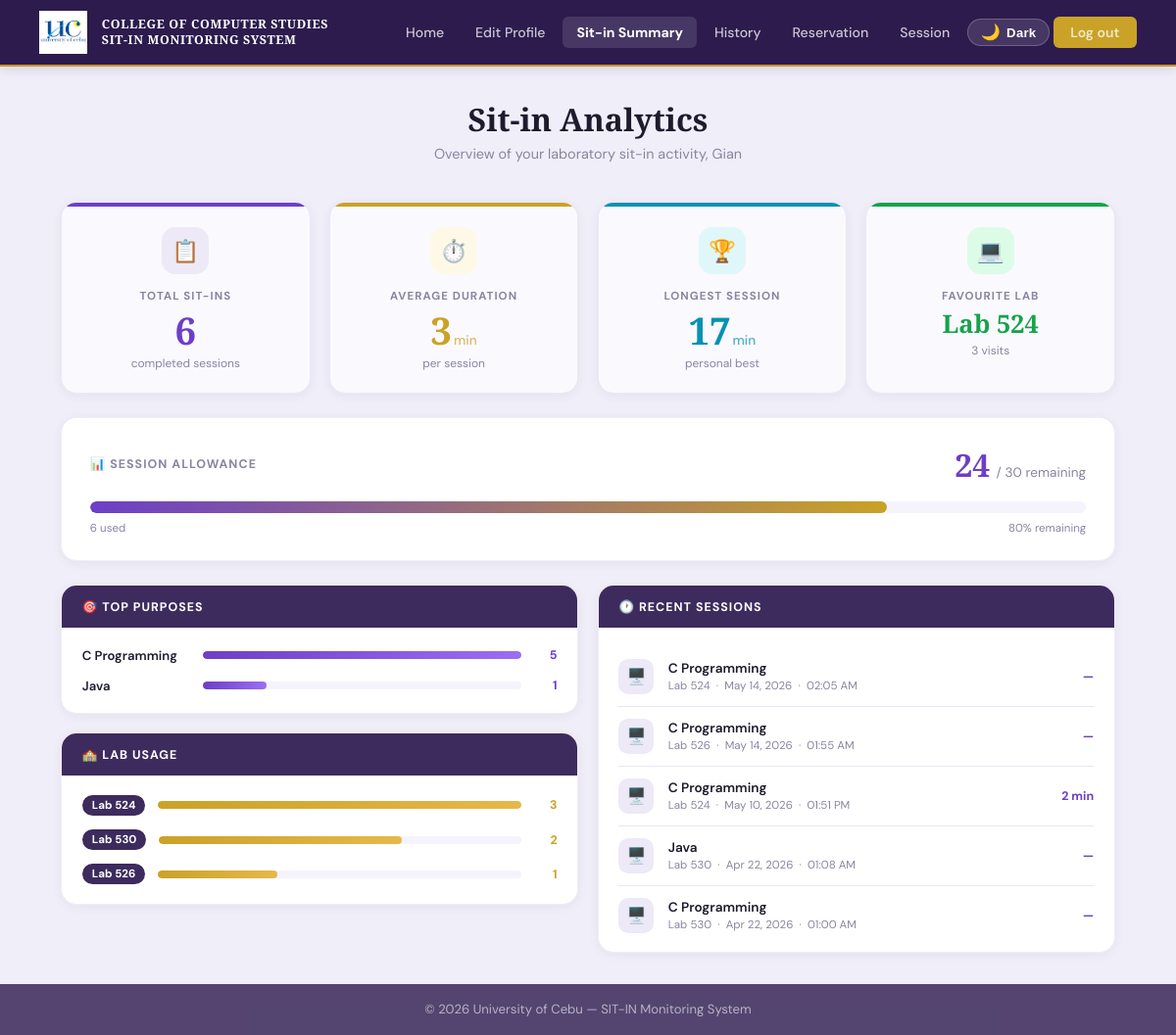
/sysarch/sit_in_summary.php (signed in), run on the app's committed database.
### tables this page shows
CREATE TABLE `users` (
  `id` int(11) NOT NULL,
  `id_number` varchar(50) NOT NULL,
  `last_name` varchar(100) NOT NULL,
  `first_name` varchar(100) NOT NULL,
  `middle_name` varchar(100) DEFAULT NULL,
  `course` varchar(50) NOT NULL,
  `course_level` int(2) NOT NULL,
  `email` varchar(150) NOT NULL,
  `address` text NOT NULL,
  `password` varchar(255) NOT NULL,
  `created_at` timestamp NOT NULL DEFAULT current_timestamp(),
  `profile_picture` varchar(255) DEFAULT 'Studentlogo.png',
  `remaining_sessions` int(11) NOT NULL DEFAULT 30,
  `points` int(11) DEFAULT 0
);

CREATE TABLE `sit_in_records` (
  `id` int(11) NOT NULL,
  `id_number` varchar(50) NOT NULL,
  `user_id` int(11) DEFAULT NULL,
  `purpose` varchar(100) DEFAULT NULL,
  `lab_number` varchar(10) DEFAULT NULL,
  `pc_number` int(11) DEFAULT NULL,
  `login_time` timestamp NOT NULL DEFAULT current_timestamp(),
  `reserved_at` timestamp NOT NULL DEFAULT current_timestamp(),
  `logout_time` timestamp NULL DEFAULT NULL,
  `status` enum('active','completed') DEFAULT 'active',
  `reward_points` int(11) DEFAULT 0
);

### sysarch/sit_in_summary.php (the view, shortened to what this page needs)
<?php
require 'db_connect.php';
$stmt = $pdo->prepare("SELECT * FROM users WHERE id = ?");
$stmt->execute([$_SESSION['user_id']]);
$user = $stmt->fetch();
$stmt = $pdo->prepare("
    SELECT
        COUNT(*) as total_sessions,
        SUM(TIMESTAMPDIFF(MINUTE, login_time, logout_time)) as total_minutes,
        MAX(TIMESTAMPDIFF(MINUTE, login_time, logout_time)) as longest_minutes
    FROM sit_in_records
    WHERE id_number = ? AND status = 'completed'
");
$stmt->execute([$user['id_number']]);
$stats = $stmt->fetch();
$total_sit_in    = (int)($stats['total_sessions'] ?? 0);
$longest_session = (int)($stats['longest_minutes'] ?? 0);
$total_minutes   = (int)($stats['total_minutes'] ?? 0);
$avg_duration    = $total_sit_in > 0 ? round($total_minutes / $total_sit_in) : 0;
$remaining       = (int)($user['remaining_sessions'] ?? 30);
$max_sessions    = 30;
$used_sessions   = max(0, $max_sessions - $remaining);
$session_pct     = round(($remaining / $max_sessions) * 100);
$stmt = $pdo->prepare("
    SELECT lab_number, COUNT(*) as cnt
    FROM sit_in_records WHERE id_number = ? AND status = 'completed'
    GROUP BY lab_number ORDER BY cnt DESC LIMIT 1
");
$stmt->execute([$user['id_number']]);
$top_lab = $stmt->fetch();
$stmt = $pdo->prepare("
    SELECT purpose, COUNT(*) as cnt
    FROM sit_in_records WHERE id_number = ? AND status = 'completed'
    GROUP BY purpose ORDER BY cnt DESC LIMIT 1
");
$stmt->execute([$user['id_number']]);
$stmt = $pdo->prepare("
    SELECT purpose, COUNT(*) as cnt
    FROM sit_in_records WHERE id_number = ? AND status = 'completed'
    GROUP BY purpose ORDER BY cnt DESC LIMIT 5
");
$stmt->execute([$user['id_number']]);
$purposes = $stmt->fetchAll();
$stmt = $pdo->prepare("
    SELECT purpose, lab_number, login_time, logout_time,
           TIMESTAMPDIFF(MINUTE, login_time, logout_time) as duration
    FROM sit_in_records
    WHERE id_number = ? AND status = 'completed'
    ORDER BY login_time DESC LIMIT 5
");
$stmt->execute([$user['id_number']]);
$recent = $stmt->fetchAll();
$stmt = $pdo->prepare("
    SELECT lab_number, COUNT(*) as cnt
    FROM sit_in_records WHERE id_number = ? AND status = 'completed'
    GROUP BY lab_number ORDER BY cnt DESC
");
$stmt->execute([$user['id_number']]);
$labs = $stmt->fetchAll();
$max_lab_cnt = !empty($labs) ? $labs[0]['cnt'] : 1;
?>
<!DOCTYPE html>
<html lang="en">
<head>
    <link rel="stylesheet" href="dashboard.css">
    <?php require_once 'theme.php'; echo theme_styles(); ?>
</head>
<body>
<nav>
    <a href="dashboard.php" class="nav-brand">
        <img src="UClogo.png" alt="UC Logo">
        <span class="nav-title">College of Computer Studies<br>SIT-IN Monitoring System</span>
    </a>
    <ul class="nav-links">
        <li><a href="dashboard.php">Home</a></li>
        <li><a href="edit_profile.php">Edit Profile</a></li>
        <li><a href="sit_in_summary.php" class="active">Sit-in Summary</a></li>
        <li><a href="history.php">History</a></li>
        <li><a href="user_reservation.php">Reservation</a></li>
        <li><a href="sessions.php">Session</a></li>
        <?php if (function_exists('theme_toggle_button')) echo theme_toggle_button(); ?>
        <li><a href="logout.php" class="btn-nav">Log out</a></li>
    </ul>
</nav>
<div class="summary-wrapper">
    <div class="page-heading">
        <h1>Sit-in Analytics</h1>
        <p>Overview of your laboratory sit-in activity, <?= htmlspecialchars($user['first_name']) ?></p>
    </div>
    <div class="stats-row">
        <div class="stat-card card-purple">
            <div class="stat-icon">📋</div>
            <span class="stat-label">Total Sit-ins</span>
            <div class="stat-value"><?= $total_sit_in ?></div>
            <div class="stat-sub">completed sessions</div>
        </div>
        <div class="stat-card card-gold">
            <div class="stat-icon">⏱️</div>
            <span class="stat-label">Average Duration</span>
            <div class="stat-value"><?= $avg_duration ?><span class="stat-unit">min</span></div>
            <div class="stat-sub">per session</div>
        </div>
        <div class="stat-card card-teal">
            <div class="stat-icon">🏆</div>
            <span class="stat-label">Longest Session</span>
            <div class="stat-value"><?= $longest_session ?><span class="stat-unit">min</span></div>
            <div class="stat-sub">personal best</div>
        </div>
        <div class="stat-card card-green">
            <div class="stat-icon">💻</div>
            <span class="stat-label">Favourite Lab</span>
            <div class="stat-value" style="font-size:1.6rem;">
                <?= $top_lab ? 'Lab '.$top_lab['lab_number'] : '—' ?>
            </div>
            <div class="stat-sub">
                <?= $top_lab ? $top_lab['cnt'].' visits' : 'no data yet' ?>
            </div>
        </div>
    </div>
    <div class="session-card">
        <div class="session-card-top">
            <span class="session-card-title">📊 Session Allowance</span>
            <div class="session-nums">
                <span class="session-remaining"><?= $remaining ?></span>
                <span class="session-total">/ <?= $max_sessions ?> remaining</span>
            </div>
        </div>
        <div class="progress-bar-wrap">
            <div class="progress-bar-fill" style="width: <?= $session_pct ?>%"></div>
        </div>
        <div class="progress-labels">
            <span><?= $used_sessions ?> used</span>
            <span><?= $session_pct ?>% remaining</span>
        </div>
    </div>
    <div class="bottom-row">
        <div style="display:flex; flex-direction:column; gap:1.2rem;">
            <div class="summary-panel">
                <div class="summary-panel-header">
                    🎯 Top Purposes
                </div>
                <div class="summary-panel-body">
                    <?php if (!empty($purposes)):
                        $max_p = $purposes[0]['cnt'];
                        foreach ($purposes as $p):
                            $pct = $max_p > 0 ? round(($p['cnt'] / $max_p) * 100) : 0;
                    ?>
                    <div class="purpose-row">
                        <span class="purpose-name"><?= htmlspecialchars($p['purpose']) ?></span>
                        <div class="purpose-bar-wrap">
                            <div class="purpose-bar-fill" style="width:<?= $pct ?>%"></div>
                        </div>
                        <span class="purpose-count"><?= $p['cnt'] ?></span>
                    </div>
                    <?php endforeach; endif; ?>
                </div>
            </div>
            <div class="summary-panel">
                <div class="summary-panel-header">
                    🏫 Lab Usage
                </div>
                <div class="summary-panel-body">
                    <?php if (!empty($labs)):
                        foreach ($labs as $l):
                            $pct = $max_lab_cnt > 0 ? round(($l['cnt'] / $max_lab_cnt) * 100) : 0;
                    ?>
                    <div class="lab-row">
                        <span class="lab-badge">Lab <?= htmlspecialchars($l['lab_number']) ?></span>
                        <div class="lab-bar-wrap">
                            <div class="lab-bar-fill" style="width:<?= $pct ?>%"></div>
                        </div>
                        <span class="lab-count"><?= $l['cnt'] ?></span>
                    </div>
                    <?php endforeach; endif; ?>
                </div>
            </div>
        </div>
        <div class="summary-panel">
            <div class="summary-panel-header">
                🕐 Recent Sessions
            </div>
            <div class="summary-panel-body">
                <?php if (!empty($recent)):
                    foreach ($recent as $r):
                        $dur = (int)$r['duration'];
                ?>
                <div class="recent-item">
                    <div class="recent-icon">🖥️</div>
                    <div class="recent-info">
                        <div class="recent-purpose"><?= htmlspecialchars($r['purpose']) ?></div>
                        <div class="recent-meta">
                            Lab <?= htmlspecialchars($r['lab_number']) ?>
                            &nbsp;·&nbsp;
                            <?= date('M d, Y', strtotime($r['login_time'])) ?>
                            &nbsp;·&nbsp;
                            <?= date('h:i A', strtotime($r['login_time'])) ?>
                        </div>
                    </div>
                    <div class="recent-duration">
                        <?= $dur > 0 ? $dur.' min' : '—' ?>
                    </div>
                </div>
                <?php endforeach; endif; ?>
            </div>
        </div>
    </div>
</div>
<footer>
    &copy; <?= date('Y') ?> University of Cebu — SIT-IN Monitoring System
</footer>
</body>
</html>

### sysarch/dashboard.css (style rules this page uses)
*, *::before, *::after { box-sizing: border-box; margin: 0; padding: 0; }
:root { --gold: #C9952A; --gold-lt: #F0C060; --purple: #4A1E8A; --purple-dk: #2D0F5E; --white: #FFFFFF; --offwhite: #F7F5FF; --text: #1A0A3B; --muted: #7A6DA0; --error: #E03C3C; }
html, body { min-height: 100%; font-family: 'DM Sans', sans-serif; background: #BDA6CE; color: var(--text); }
nav { position: fixed; top: 0; left: 0; right: 0; z-index: 100; display: flex; align-items: center; justify-content: space-between; padding: 0 2.5rem; height: 68px; background: rgba(255, 255, 255, 0.92); backdrop-filter: blur(12px); border-bottom: 2px solid var(--gold); box-shadow: 0 2px 24px rgba(74, 30, 138, 0.08); }
.nav-brand { display: flex; align-items: center; gap: 0.9rem; text-decoration: none; }
.nav-brand img { height: 44px; width: auto; }
.nav-title { font-family: 'Playfair Display', serif; font-size: 0.78rem; font-weight: 700; color: var(--purple); letter-spacing: 0.05em; text-transform: uppercase; line-height: 1.3; max-width: 260px; }
.nav-links { display: flex; align-items: center; gap: 0.2rem; list-style: none; }
.nav-links > li > a { text-decoration: none; font-size: 0.88rem; font-weight: 500; color: var(--muted); padding: 0.45rem 0.9rem; border-radius: 6px; transition: color 0.2s, background 0.2s; display: inline-block; }
.nav-links > li > a.active { color: var(--purple); font-weight: 700; }
.nav-links > li > a.btn-nav { background: var(--gold); color: var(--purple-dk); font-weight: 600; padding: 0.45rem 1.1rem; }
footer { text-align: center; padding: 1.5rem; font-size: 0.75rem; color: var(--white); opacity: 0.8; }

### sysarch/theme.php (style rules this page uses)
:root { --bg-body: #f0eef8; --bg-panel: #ffffff; --bg-nav: #2d1b4e; --bg-header: #3d2b5e; --bg-hover: #f5f3fc; --bg-input: #ffffff; --bg-tag: #ede9f7; --bg-card: #faf9fe; --bg-table-head: #3d2b5e; --bg-table-row: #ffffff; --bg-table-alt: #f8f6fd; --bg-table-hover: #f0eef8; --text-primary: #1e1b2e; --text-secondary: #4a4560; --text-muted: #8b84a0; --text-nav: #ffffff; --text-label: #6b6480; --text-val: #1e1b2e; --text-post: #2d2444; --text-meta: #6b6480; --text-rules: #2d2444; --text-rules-li: #3d3560; --text-table-head: #ffffff; --text-table-body: #2d2444; --border: #e8e6f0; --border-panel: rgba(74, 30, 138, 0.08); --shadow-panel: 0 4px 24px rgba(74, 30, 138, 0.08); --shadow-nav: 0 2px 12px rgba(45, 27, 78, 0.15); --shadow-card: 0 2px 12px rgba(74, 30, 138, 0.06); --accent: #6c3fc7; --accent-hover: #5a31aa; --accent-light: #ede9f7; --accent-gold: #c9a227; --accent-gold-hover:#b08a1a; --input-border: #d4cfe8; --input-focus: #6c3fc7; --input-text: #1e1b2e; --input-placeholder: #a89fbe; --input-bg: #ffffff; --status-active-bg: #dcfce7; --status-active-text: #166534; --status-active-dot: #22c55e; --status-inactive-bg: #f3f4f6; --status-inactive-text:#374151; --status-inactive-dot: #9ca3af; --status-pending-bg: #fef9c3; --status-pending-text: #854d0e; --status-pending-dot: #eab308; --notif-bg: #ffffff; --notif-border: #e8e6f0; --notif-hover: #f5f3fc; --notif-header-bg: #f0eef8; --notif-header-text:#1e1b2e; --footer-bg: #2d1b4e; --footer-text: rgba(255,255,255,0.6); --scrollbar-track: #f0eef8; --scrollbar-thumb: #c4b8e0; --page-title-color: #3d2b5e; --breadcrumb-color: #8b84a0; --alert-success-bg: #dcfce7; --alert-success-text: #166534; --alert-success-border:#bbf7d0; --alert-error-bg: #fee2e2; --alert-error-text: #991b1b; --alert-error-border: #fecaca; --alert-info-bg: #ede9f7; --alert-info-text: #3d2b5e; --alert-info-border: #c4b8e0; }
*, *::before, *::after { transition: background-color 0.25s ease, color 0.25s ease, border-color 0.25s ease, box-shadow 0.25s ease; }
body { background: var(--bg-body) !important; color: var(--text-primary) !important; }
nav { background: var(--bg-nav) !important; box-shadow: var(--shadow-nav) !important; }
.nav-title { color: var(--text-nav) !important; }
.nav-links a { color: rgba(255,255,255,0.75) !important; }
.nav-links a:hover, .nav-links a.active { color: #fff !important; background: rgba(255,255,255,0.12) !important; }
.btn-nav { background: var(--accent-gold) !important; color: #fff !important; }
.card, .stat-card, .info-card { background: var(--bg-card) !important; border: 1px solid var(--border-panel) !important; box-shadow: var(--shadow-card) !important; color: var(--text-primary) !important; }
footer { background: var(--footer-bg) !important; color: var(--footer-text) !important; }

### data on the page
users: first_name "Gian", remaining_sessions "24", remaining_sessions "6", remaining_sessions "80"
sit_in_records: purpose "C Programming", lab_number "524", login_time "May 14, 2026", login_time "02:05 AM"
sit_in_records: purpose "C Programming", lab_number "526", login_time "May 14, 2026", login_time "01:55 AM"
sit_in_records: purpose "C Programming", lab_number "524", login_time "May 10, 2026", login_time "01:51 PM", dur "2"
sit_in_records: purpose "Java", lab_number "530", login_time "Apr 22, 2026", login_time "01:08 AM"
sit_in_records: purpose "C Programming", lab_number "530", login_time "Apr 22, 2026", login_time "01:00 AM"

### other printed values
$total_sit_in "6"
$avg_duration "3"
$longest_session "17"
$top_lab['lab_number'] "524"
$top_lab['cnt'] "3"
$max_sessions "30"
$p['purpose'] "C Programming"
$p['cnt'] "5"
$p['purpose'] "Java"
$p['cnt'] "1"
$l['lab_number'] "524"
$l['cnt'] "3"
$l['lab_number'] "530"
$l['cnt'] "2"
$l['lab_number'] "526"
